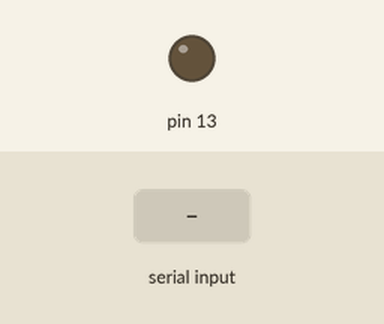
The sketch below on a simulated Arduino Uno, built with avr-gcc and run on an emulated ATmega328P. Shown: output pins drawn as LEDs (lit = HIGH). The inputs (shaded band) are chosen by the test bench.

Above: at 1.2 s.
1.3 s: "a" received over the second serial link
At 2.5 s:
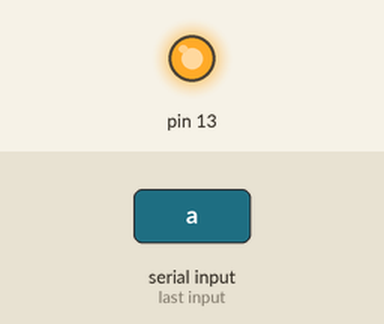
2.8 s: "b" received over the second serial link
At 3.7 s:
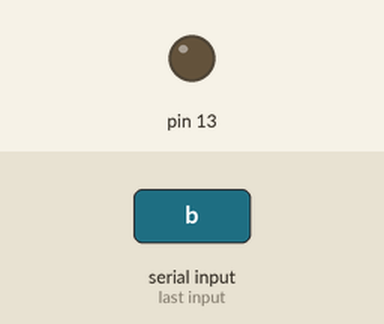
Timing chart, 0 to 5.8 s (numbered marks = the images above; inputs shaded):
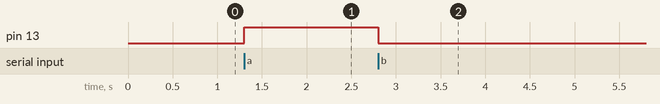

Measured:
- after the input at 1.3 s, pin 13: LOW → HIGH at once
- after the input at 2.8 s, pin 13: HIGH → LOW at once

The sketch:

bluetoothHomeAutomation.ino
```cpp
#include <SoftwareSerial.h>

SoftwareSerial hc05(10, 11);
int signl = 0;
int currentState = 0;

void setup() {
  pinMode(13, OUTPUT);
  digitalWrite(13, LOW);
  hc05.begin(9600);
}

void loop() {
  if (hc05.available()) {
    signl = hc05.read();
  }
  if (signl == 'a' && !currentState) {
    digitalWrite(13, HIGH);
    currentState = 1;
  }
  if (signl == 'b' && currentState) {
    digitalWrite(13, LOW);
    currentState = 0;
  }
  delay(100);
}
```
